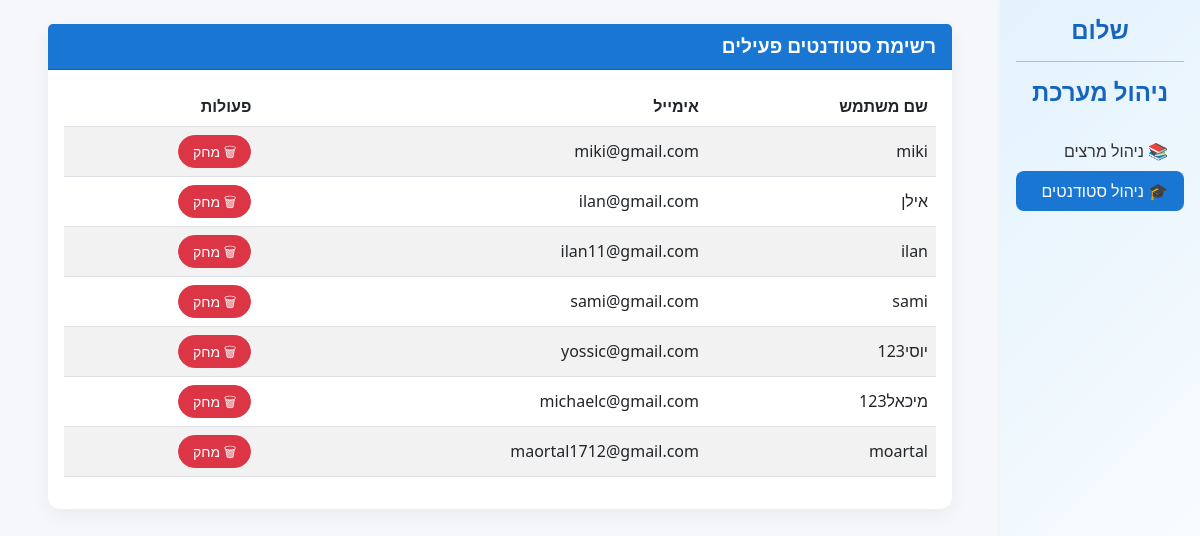
The page /admin_page_students_section/ on the database its author committed.
### App_SetUp/models.py (models this page shows)
class User(AbstractUser):
    is_admin = models.BooleanField('Is admin', default=False)
    is_student = models.BooleanField('Is student', default=False)
    is_lecturer = models.BooleanField('Is lecturer', default=False)

### App_SetUp/views.py (the view)
# urls.py: path('admin_page_students_section/', views.manage_students, name='manage_students'),
def manage_students(request):
    active_students = User.objects.filter(is_student=True, is_active=True)
    context = {
        "active_students": active_students
    }
    return render(request, "AdminPages/admin_page_students_section.html", context)

### App_SetUp/templates/AdminPages/admin_page_students_section.html (shortened to what this page needs)
<!DOCTYPE html>
<html lang="he" dir="rtl">
<head>
  <link href="https://cdn.jsdelivr.net/npm/bootstrap@5.3.0/dist/css/bootstrap.rtl.min.css" rel="stylesheet">
</head>
<body>
<div class="container-fluid">
  <div class="row">
    <nav class="col-md-2 d-none d-md-block sidebar p-3">
      <div class="text-center">
        <h4>שלום {{ request.user.username }}</h4>
        <hr>
        <h4>ניהול מערכת</h4>
      </div>
      <ul class="nav flex-column mt-4">
        <li class="nav-item"><a class="nav-link" href="{% url 'manage_lecturers' %}">📚 ניהול מרצים</a></li>
        <li class="nav-item"><a class="nav-link active" href="{% url 'manage_students' %}">🎓 ניהול סטודנטים</a></li>
      </ul>
    </nav>
    <main class="col-md-10 ms-sm-auto px-md-5 py-4">
      <div class="card">
        <div class="card-header">רשימת סטודנטים פעילים</div>
        <div class="card-body">
          <table class="table table-striped align-middle">
            <thead>
              <tr>
                <th>שם משתמש</th>
                <th>אימייל</th>
                <th>פעולות</th>
              </tr>
            </thead>
            <tbody>
              {% for student in active_students %}
              <tr>
                <td>{{ student.username }}</td>
                <td>{{ student.email }}</td>
                <td>
                  <form method="post" action="{% url 'delete_student' %}" onsubmit="return confirmDeletion()" class="d-inline">
                    <button type="submit" class="btn btn-danger btn-sm">🗑 מחק</button>
                  </form>
                </td>
              </tr>
              {% empty %}
              <tr><td colspan="3" class="text-center empty-message">אין סטודנטים רשומים במערכת.</td></tr>
              {% endfor %}
            </tbody>
          </table>
        </div>
      </div>
    </main>
  </div>
</div>
</body>
</html>

### App_SetUp/templates/AdminPages/admin_page_students_section.html (style rules this page uses)
body { background-color: #f5f7fa; font-family: "Segoe UI", sans-serif; }
.sidebar { min-height: 100vh; background: linear-gradient(135deg, #e3f2fd, #ffffff); box-shadow: 2px 0 8px rgba(0,0,0,0.05); }
.sidebar h4 { color: #1565c0; font-weight: bold; }
.nav-link { color: #333; font-weight: 500; }
.nav-link.active { background-color: #1976d2; color: white !important; border-radius: 8px; }
.card { border: none; border-radius: 12px; box-shadow: 0 6px 20px rgba(0,0,0,0.05); }
.card-header { background-color: #1976d2; color: white; font-weight: bold; font-size: 1.2rem; border-radius: 12px 12px 0 0; }
.btn-danger.btn-sm { border-radius: 20px; font-weight: 500; padding: 5px 14px; }
table th { background-color: #e3f2fd; color: #0d47a1; }
.table-striped tbody tr:nth-of-type(odd) { background-color: #f9fbff; }

### rows shown on the page
User: username "miki", email "miki@gmail.com"
User: username "אילן", email "ilan@gmail.com"
User: username "ilan", email "ilan11@gmail.com"
User: username "sami", email "sami@gmail.com"
User: username "יוסי123", email "yossic@gmail.com"
User: username "מיכאל123", email "michaelc@gmail.com"
User: username "moartal", email "maortal1712@gmail.com"
